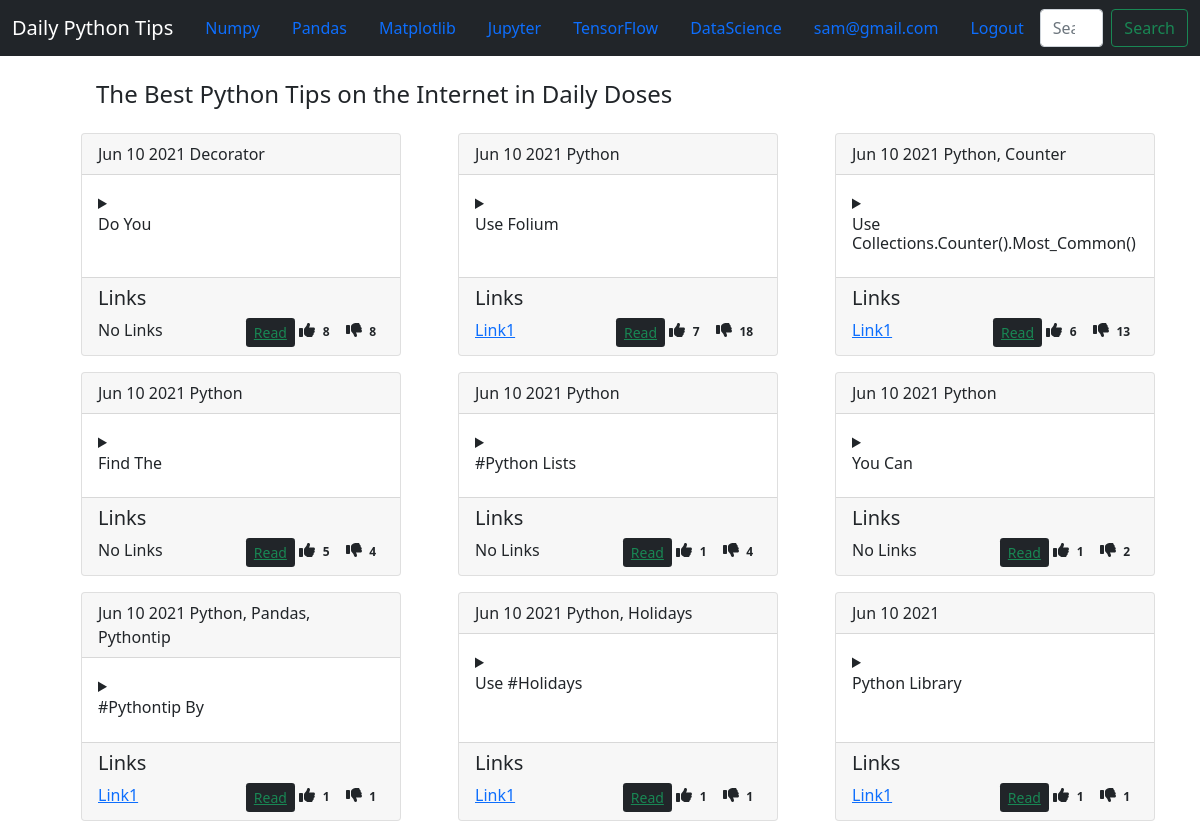
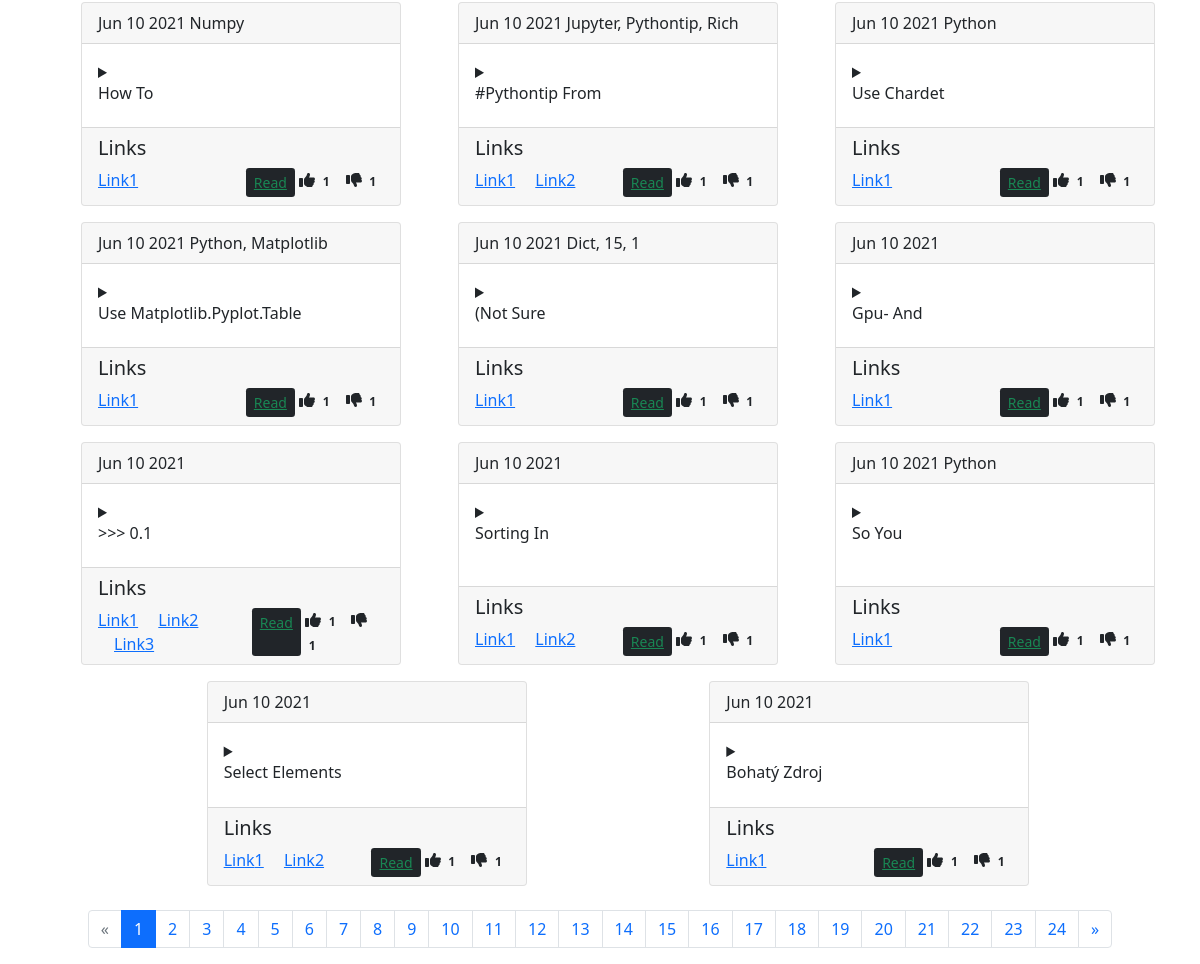
Page / (signed in) on the committed database (2 pictures, top to bottom).
### user/models.py (models this page shows, shortened)
class User(AbstractBaseUser, PermissionsMixin):
    email = models.EmailField(unique=True, verbose_name='Email Address', max_length=256, help_text='Valid Email Address')
    name = models.CharField(max_length=256, blank=True)
    is_active = models.BooleanField(default=True)
    is_admin = models.BooleanField(default=False)
    date_joined = models.DateField(auto_now_add=True)
    last_login = models.DateTimeField(auto_now=True)
    USERNAME_FIELD = 'email'
    REQUIRED_FIELDS = []
    objects = UserManager()

### tips/models.py (models this page shows, shortened)
class Tips(models.Model):
    timestamp = models.DateTimeField(auto_now_add=True)
    tip = models.TextField(unique_for_date='timestamp', max_length=400)
    email = models.EmailField(max_length=254, blank=True)
    account = models.CharField(max_length=200, blank=True)
    likes = models.IntegerField(blank=True, null=True)
    retweets = models.IntegerField(blank=True, null=True)
    tags = models.ManyToManyField('Tags', blank=True)
    def __str__(self):
        return f"{' '.join(self.tip.split(' ', 2)[:2]).strip().title()}"
    def get_absolute_url(self):
        return reverse('tips:tip', kwargs={'pk': self.pk})
    class Meta:
        ordering = ('-likes', '-retweets', '-timestamp')

class Tags(models.Model):
    name = models.CharField(max_length=256)
    def __str__(self):
        return f'{self.name}'

class Links(models.Model):
    name = models.CharField(max_length=256)
    tip = models.ForeignKey(Tips, on_delete=models.CASCADE, blank=True)

### tips/views.py (the view)
# urls.py: path('', TipsView.as_view(), name='main'),
class TipsView(ListView):
    template_name = 'tips/home.html'
    context_object_name = 'tips'
    model = Tips
    paginate_by = 20

### tips/templates/tips/home.html
{% extends 'base.html' %}
{% block content %}
  <div class="container-fluid mt-4 ps-lg-5">
    <div class="ms-5">
      <p class="h4">
        The Best Python Tips on the Internet in Daily Doses
      </p>
    </div>
    <div class="row row-cols-auto d-flex justify-content-evenly" >
      {% for tip in tips %}
        <div class="col-auto mt-3">
          {% include 'tips/tip.html' with tip=tip %}
        </div>
      {% endfor %}
    </div>
  </div>
{% endblock content %}

### templates/base.html (shortened to what this page needs)
{% load static %}
<!DOCTYPE html>
<html lang="en">
<head>
  <link rel="stylesheet" href="{% static 'css/bootstrap.min.css' %}">
  <link rel="stylesheet" href="{% static 'css/all.min.css' %}">
</head>
<body>
  {% block header %}
    <header>
      <nav class="navbar navbar-expand-lg navbar-dark bg-dark ">
        <div class="container-fluid">
          <a href="{% url 'home:main' %}" class="navbar-brand">Daily Python Tips</a>
          {% block navs %}
          <div class="collapse navbar-collapse justify-content-end" id="navid">
            <a href="{% url 'tips:tag' 'numpy' %}" class="nav-link">Numpy</a>
            <a href="{% url 'home:tag' 'pandas' %}" class="nav-link">Pandas</a>
            <a href="{% url 'home:tag' 'matplotlib' %}" class="nav-link">Matplotlib</a>
            <a href="{% url 'home:tag' 'jupyter' %}" class="nav-link">Jupyter</a>
            <a href="{% url 'home:tag' 'tensorflow' %}" class="nav-link">TensorFlow</a>
            <a href="{% url 'home:tag' 'datascience' %}" class="nav-link">DataScience</a>
            {% if request.user.is_authenticated %}
              <a href="{% url 'user:detail' request.user.pk %}" class="nav-link">{{ request.user.email }}</a>
              <a href="{% url 'user:logout' %}" class="nav-link">Logout</a>
            {% else %}
            <a href="{% url 'user:login' %}" class="nav-link">Login</a>
              <a href="{% url 'user:signup' %}" class="nav-link">Sign Up</a>
            {% endif %}
            <form class="d-flex" method="get" action="{% url 'tips:search' %}">
              <input class="form-control me-2" type="search" placeholder="Search" aria-label="Search" name="q">
              <button class="btn btn-outline-success" type="submit">Search</button>
            </form>
          </div>
          {% endblock navs %}
        </div>
      </nav>
    </header>
  {% endblock header%}
    {% block content %}
  {% endblock content %}
  {% block paginate %}
    {% if is_paginated %}
      <div class="container-fluid d-flex justify-content-center mt-4 mx-auto">
        <nav class="">
    <ul class="pagination">
      {% if page_obj.has_previous %}
        <li class="page-item"><a href="?page={{ page_obj.previous_page_number }}" class="page-link">&laquo;</a></li>
      {% else %}
        <li class="page-item disabled"><span class="page-link">&laquo;</span></li>
      {% endif %}
      {% for i in paginator.page_range %}
        {% if page_obj.number == i %}
          <li class="page-item active"><span class="page-link">{{ i }}</span></li>
        {% else %}
          <li class="page-item"><a href="?page={{ i }}" class="page-link">{{ i }}</a></li>
        {% endif %}
      {% endfor %}
      {% if page_obj.has_next %}
        <li class="page-item"><a href="?page={{ page_obj.next_page_number }}" class="page-link">&raquo;</a></li>
      {% else %}
        <li class="disabled page-item"><span class="page-link">&raquo;</span></li>
      {% endif %}
    </ul>
  </nav>
      </div>
    {% endif %}
  {% endblock paginate %}
</body>
</html>

### tips/templates/tips/tip.html (shortened to what this page needs)
<div class="card h-100" style="width: 20rem">
  <div class="card-header">
    <span class="h6">{{ tip.timestamp|date:'M d Y' }}</span>
    <span class="h6">{{ tip.tags.all|join:', ' }}</span>
  </div>
  <div class="card-body">
  <details>
    <summary><h6>{{ tip }}</h6></summary>
  </details>
  </div>
  <div class="card-footer">
    <h5>Links</h5>
    <div class="d-flex bd-highlight">
      <div class="flex-fill">
        {% for link in tip.links_set.all %}
          <a href="{{ link.name }}" class="card-link">Link{{ forloop.counter }}</a>
          {% empty %}
            <span>No Links</span>
      {% endfor %}
      </div>
      <div class="d-flex justify-content-end">
        <a href="{{tip.get_absolute_url}}" class="btn-sm btn-outline-success bg-dark">Read</a>
        <span class=""><span><i data-url="{% url 'tips:like' tip.pk %}" class="ms-1 like fa fa-thumbs-up"></i></span><span class="badge text-dark" id="like{{ tip.pk }}">{{ tip.likes }}</span>
        <span><i data-url="{% url 'tips:dislike' tip.pk %}" class="ms-1 like fa fa-thumbs-down"></i><span class="badge text-dark" id="dislike{{ tip.pk }}">{{ tip.retweets }}</span></span>
        </span>
      </div>
    </div>
  </div>
</div>

### rows in the picture
User: user.email "sam@gmail.com"
Tips: timestamp "Jun 10 2021", tags.all "Decorator", tip "Do You", likes "8", retweets "8"
Tips: timestamp "Jun 10 2021", tags.all "Python", tip "Use Folium", likes "7", retweets "18"
Tips: timestamp "Jun 10 2021", tags.all "Python, Counter", tip "Use Collections.Counter().Most_Common()", likes "6", retweets "13"
Tips: timestamp "Jun 10 2021", tags.all "Python", tip "Find The", likes "5", retweets "4"
Tips: timestamp "Jun 10 2021", tags.all "Python", tip "#Python Lists", likes "1", retweets "4"
Tips: timestamp "Jun 10 2021", tags.all "Python", tip "You Can", likes "1", retweets "2"
Tips: timestamp "Jun 10 2021", tags.all "Python, Pandas, Pythontip", tip "#Pythontip By", likes "1", retweets "1"
Tips: timestamp "Jun 10 2021", tags.all "Python, Holidays", tip "Use #Holidays", likes "1", retweets "1"
Tips: timestamp "Jun 10 2021", tip "Python Library", likes "1", retweets "1"
Tips: timestamp "Jun 10 2021", tags.all "Numpy", tip "How To", likes "1", retweets "1"
Tips: timestamp "Jun 10 2021", tags.all "Jupyter, Pythontip, Rich", tip "#Pythontip From", likes "1", retweets "1"
Tips: timestamp "Jun 10 2021", tags.all "Python", tip "Use Chardet", likes "1", retweets "1"
Tips: timestamp "Jun 10 2021", tags.all "Python, Matplotlib", tip "Use Matplotlib.Pyplot.Table", likes "1", retweets "1"
Tips: timestamp "Jun 10 2021", tags.all "Dict, 15, 1", tip "(Not Sure", likes "1", retweets "1"
Tips: timestamp "Jun 10 2021", tip "Gpu- And", likes "1", retweets "1"
Tips: timestamp "Jun 10 2021", tip ">>> 0.1", likes "1", retweets "1"
Tips: timestamp "Jun 10 2021", tip "Sorting In", likes "1", retweets "1"
Tips: timestamp "Jun 10 2021", tags.all "Python", tip "So You", likes "1", retweets "1"
Tips: timestamp "Jun 10 2021", tip "Select Elements", likes "1", retweets "1"
Tips: timestamp "Jun 10 2021", tip "Bohatý Zdroj", likes "1", retweets "1"

### other values in the picture
{{ i }} "1"
{{ i }} "2" "3" "4" "5" "6" "7" "8" "9" "10" "11" "12" "13" "14" "15" "16" "17" "18" "19" "20" "21" "22" "23" "24"
